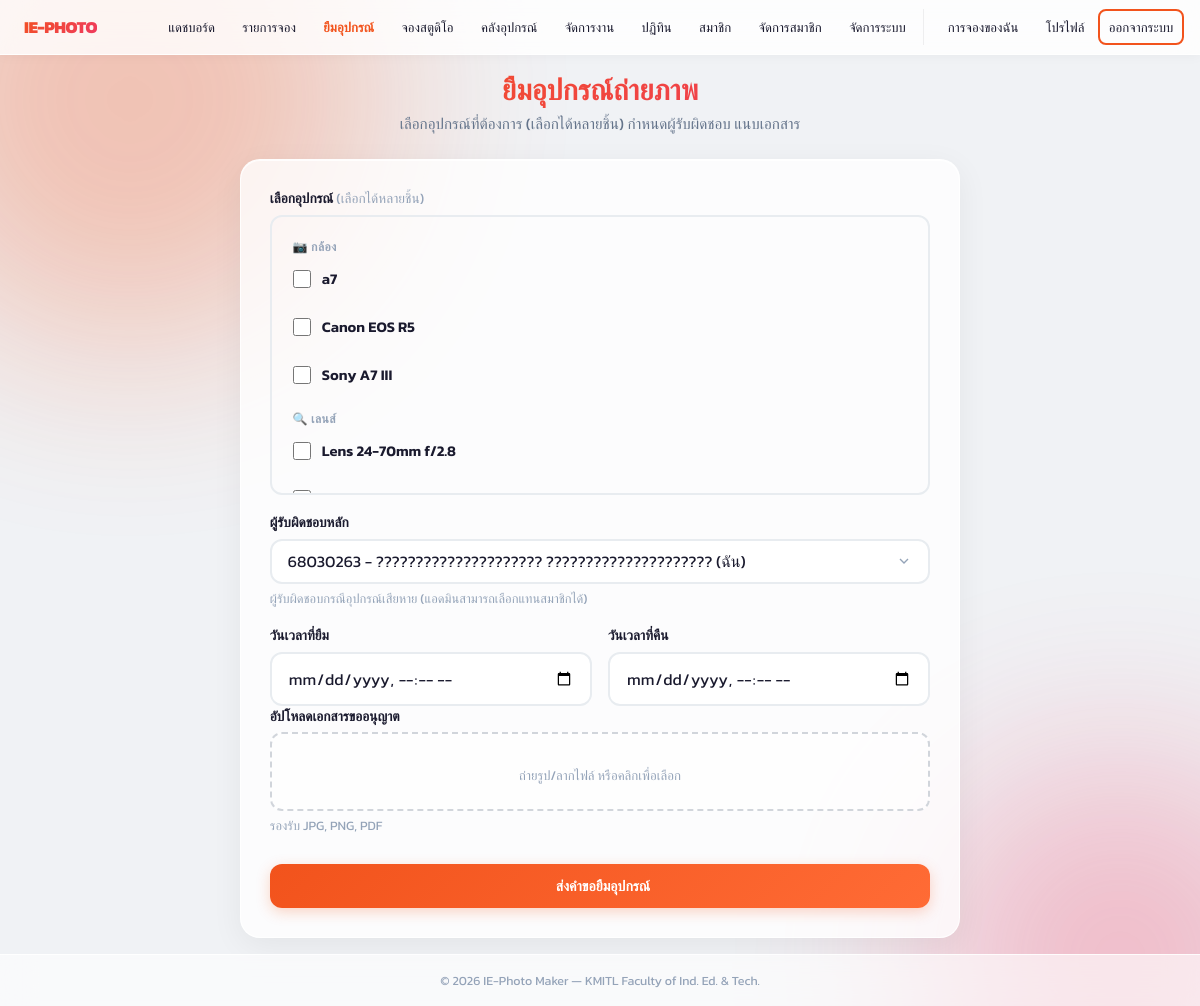
/member/borrow_form.php (signed in), run on the app's committed database.
### tables this page shows
CREATE TABLE `equipments` (
  `id` int(11) NOT NULL AUTO_INCREMENT,
  `name` varchar(255) NOT NULL,
  `type` enum('camera','lens','accessory') NOT NULL,
  `status` enum('available','borrowed','maintenance') NOT NULL DEFAULT 'available',
  PRIMARY KEY (`id`)
);

### member/borrow_form.php (the view, shortened to what this page needs)
<?php
require_once __DIR__ . '/../config/database.php';
$user_id = $_SESSION['user_id'];
$stmt = $pdo->query("SELECT id, name, type FROM equipments WHERE status = 'available' ORDER BY type, name");
$equipments = $stmt->fetchAll();
$is_admin = isset($_SESSION['role']) && $_SESSION['role'] === 'admin';
if ($is_admin) {
    $memberStmt = $pdo->query("SELECT id, student_id, first_name, last_name FROM users ORDER BY student_id ASC");
    $members = $memberStmt->fetchAll();
} else {
    $memberStmt = $pdo->prepare("SELECT id, student_id, first_name, last_name FROM users WHERE id = ?");
    $memberStmt->execute([$user_id]);
    $members = $memberStmt->fetchAll();
}
require_once __DIR__ . '/../includes/header.php';
?>
<div class="page-container-md">
    <div class="page-header">
        <h2>ยืมอุปกรณ์ถ่ายภาพ</h2>
        <p>เลือกอุปกรณ์ที่ต้องการ (เลือกได้หลายชิ้น) กำหนดผู้รับผิดชอบ แนบเอกสาร</p>
    </div>
    <div class="glass-card animate-in">
        <form method="POST" action="borrow_form.php" enctype="multipart/form-data">
            <div class="form-group">
                <label><i class="ph-bold ph-camera"></i> เลือกอุปกรณ์ <span style="color:var(--text-muted);font-weight:400;">(เลือกได้หลายชิ้น)</span></label>
                <?php if(empty($equipments)): ?>
                    <div style="padding:1.5rem;text-align:center;background:rgba(239,68,68,.04);border-radius:var(--radius-sm);border:1px dashed var(--danger);">
                        <i class="ph ph-warning" style="font-size:1.5rem;color:var(--danger);"></i>
                        <p style="color:var(--danger);margin:.5rem 0 0;font-size:.9rem;">ไม่มีอุปกรณ์ว่างในขณะนี้</p>
                    </div>
                <?php else: ?>
                    <div class="eq-checklist" style="max-height:280px;overflow-y:auto;border:2px solid #e8ecf0;border-radius:var(--radius-sm);padding:.5rem;">
                        <?php
                        $currentType = '';
                        foreach($equipments as $eq):
                            $typeLabel = $eq['type'] === 'camera' ? '📷 กล้อง' : ($eq['type'] === 'lens' ? '🔍 เลนส์' : '📦 อุปกรณ์เสริม');
                            if ($eq['type'] !== $currentType):
                                $currentType = $eq['type'];
                        ?>
                            <div style="font-size:.75rem;font-weight:700;color:var(--text-muted);text-transform:uppercase;letter-spacing:.5px;padding:.5rem .8rem .2rem;margin-top:.3rem;"><?php echo $typeLabel; ?></div>
                        <?php endif; ?>
                        <label class="eq-item" style="display:flex;align-items:center;gap:.7rem;padding:.6rem .8rem;border-radius:8px;cursor:pointer;transition:background .15s;" onmouseover="this.style.background='rgba(242,83,28,.04)'" onmouseout="this.style.background='transparent'">
                            <input type="checkbox" name="item_ids[]" value="<?php echo $eq['id']; ?>" class="eq-checkbox" style="width:18px;height:18px;accent-color:var(--primary);cursor:pointer;">
                            <span style="font-size:.92rem;"><?php echo htmlspecialchars($eq['name']); ?></span>
                        </label>
                        <?php endforeach; ?>
                    </div>
                <?php endif; ?>
            </div>
            <div class="form-group">
                <label for="responsible_user_id"><i class="ph-bold ph-user-focus"></i> ผู้รับผิดชอบหลัก</label>
                <select id="responsible_user_id" name="responsible_user_id" class="form-control">
                    <?php foreach($members as $m): ?>
                        <option value="<?php echo $m['id']; ?>" <?php echo $m['id'] == $user_id ? 'selected' : ''; ?>>
                            <?php
                                $display = htmlspecialchars($m['student_id']);
                                $fullname = trim($m['first_name'] . ' ' . $m['last_name']);
                                if ($fullname) $display .= ' - ' . htmlspecialchars($fullname);
                                if ($m['id'] == $user_id) $display .= ' (ฉัน)';
                                echo $display;
                            ?>
                        </option>
                    <?php endforeach; ?>
                </select>
                <small class="text-muted" style="font-size:.8rem;display:block;margin-top:.3rem;"><i class="ph ph-info"></i> ผู้รับผิดชอบกรณีอุปกรณ์เสียหาย<?php echo $is_admin ? ' (แอดมินสามารถเลือกแทนสมาชิกได้)' : ' (เฉพาะตัวคุณเอง)'; ?></small>
            </div>
            <div class="form-row">
                <div class="form-group">
                    <label for="start_datetime"><i class="ph-bold ph-calendar"></i> วันเวลาที่ยืม</label>
                    <input type="datetime-local" id="start_datetime" name="start_datetime" class="form-control" required min="<?php echo date('Y-m-d\TH:i'); ?>">
                </div>
                <div class="form-group">
                    <label for="end_datetime"><i class="ph-bold ph-calendar-check"></i> วันเวลาที่คืน</label>
                    <input type="datetime-local" id="end_datetime" name="end_datetime" class="form-control" required min="<?php echo date('Y-m-d\TH:i'); ?>">
                </div>
            </div>
            <div class="form-group">
                <label><i class="ph-bold ph-upload"></i> อัปโหลดเอกสารขออนุญาต</label>
                <div class="upload-zone" id="drop-zone">
                    <p>ถ่ายรูป/ลากไฟล์ หรือคลิกเพื่อเลือก</p>
                </div>
                <small class="text-muted" style="font-size:.8rem;display:block;margin-top:.3rem;"><i class="ph ph-info"></i> รองรับ JPG, PNG, PDF</small>
            </div>
            <button type="submit" class="btn btn-primary w-100 mt-2" <?php echo empty($equipments) ? 'disabled' : ''; ?>>
                <i class="ph-bold ph-paper-plane-tilt"></i> ส่งคำขอยืมอุปกรณ์
            </button>
        </form>
    </div>
</div>
<?php require_once __DIR__ . '/../includes/footer.php'; ?>

### data on the page
equipments: type "📷 กล้อง", name "a7"
equipments: name "Canon EOS R5"
equipments: name "Sony A7 III"
equipments: type "🔍 เลนส์", name "Lens 24-70mm f/2.8"

### other printed values
form field responsible_user_id "68030263 - ????????????????????? ????????????????????? (ฉัน)"
